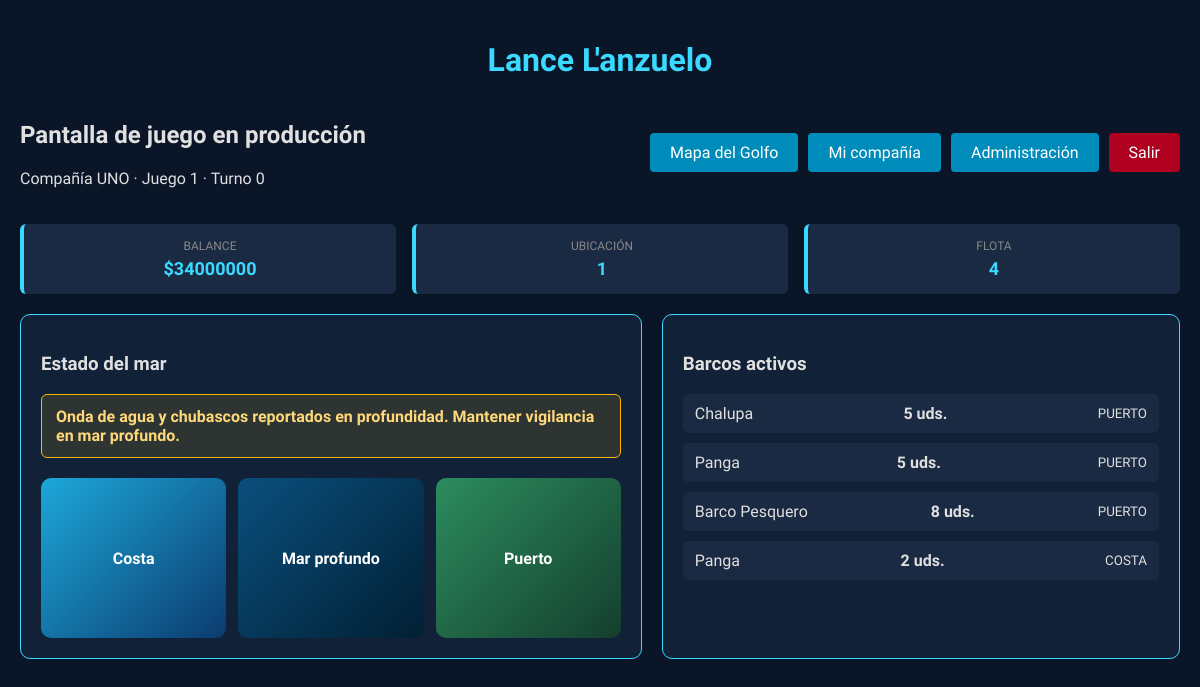
Page /produccion/ (signed in) on the committed database.
### game/models.py (models this page shows)
class Compania(models.Model):
    nombre = models.CharField(max_length=15)
    password = models.CharField(max_length=15)
    juego = models.ForeignKey(Juego, on_delete=models.CASCADE)
    ubicacion_terrestre = models.IntegerField()  # 1=Necocli/Azul, 2=Turbo/Verde, 3=BocasAtrato/Rojo, 4=Acandí/Amarillo
    estado_resultados = models.BigIntegerField(default=500000000)  # balance acumulado
    costo_ultimo_turno = models.BigIntegerField(default=0)
    class Meta:
        unique_together = ('nombre', 'juego')

class Juego(models.Model):
    descripcion = models.CharField(max_length=500, blank=True)
    duracion_turnos = models.IntegerField()  # en minutos
    fecha_inicio = models.DateTimeField(auto_now_add=True)
    finalizado = models.BooleanField(default=False)
    max_turnos = models.IntegerField(default=11)

class TipoBarco(models.Model):
    nombre = models.CharField(max_length=20)
    precio = models.BigIntegerField()
    capacidad = models.IntegerField()

class Ubicacion(models.Model):
    nombre = models.CharField(max_length=45)  # PUERTO, COSTA, MAR PROFUNDO

### game/views.py (the view)
# urls.py: path('produccion/', views.juego_produccion, name='juego_produccion'),
def juego_produccion(request):
    if 'compania_id' not in request.session:
        return redirect('login')
    compania = Compania.objects.get(id=request.session['compania_id'])
    turno_actual = Turno.objects.filter(juego=compania.juego).order_by('-turno_id').first()
    barcos = BarcosXCompania.objects.filter(compania=compania).select_related('tipo_barco', 'ubicacion')
    resumen = []
    for barco in barcos:
        resumen.append({
            'tipo': barco.tipo_barco.nombre,
            'cantidad': barco.cantidad,
            'ubicacion': barco.ubicacion.nombre,
            'capacidad': barco.tipo_barco.capacidad,
        })
    contexto = {
        'compania': compania,
        'turno_actual': turno_actual.turno_id if turno_actual else 0,
        'barcos': resumen,
        'balance': compania.estado_resultados,
    }
    return render(request, 'juego_produccion.html', contexto)

### templates/juego_produccion.html
{% extends "base.html" %}
{% block content %}
<div class="production-container">
    <div class="topbar-production">
        <div>
            <h2>Pantalla de juego en producción</h2>
            <p>Compañía {{ compania.nombre }} · Juego {{ compania.juego.id }} · Turno {{ turno_actual }}</p>
        </div>
        <div class="topbar-actions">
            <a href="{% url 'golfo' %}" class="button">Mapa del Golfo</a>
            <a href="{% url 'compania' %}" class="button">Mi compañía</a>
            <a href="{% url 'admin_panel' %}" class="button">Administración</a>
            <a href="{% url 'logout' %}" class="button danger">Salir</a>
        </div>
    </div>
    <div class="summary-grid">
        <div class="info-box">
            <div class="label">Balance</div>
            <div class="value">${{ balance }}</div>
        </div>
        <div class="info-box">
            <div class="label">Ubicación</div>
            <div class="value">{{ compania.ubicacion_terrestre }}</div>
        </div>
        <div class="info-box">
            <div class="label">Flota</div>
            <div class="value">{{ barcos|length }}</div>
        </div>
    </div>
    <div class="production-grid">
        <section class="panel">
            <h3>Estado del mar</h3>
            <div class="alert warning">
                Onda de agua y chubascos reportados en profundidad. Mantener vigilancia en mar profundo.
            </div>
            <div class="sea-map">
                <div class="zone coast">Costa</div>
                <div class="zone deep">Mar profundo</div>
                <div class="zone port">Puerto</div>
            </div>
        </section>
        <section class="panel">
            <h3>Barcos activos</h3>
            {% for barco in barcos %}
            <div class="fleet-row">
                <span>{{ barco.tipo }}</span>
                <strong>{{ barco.cantidad }} uds.</strong>
                <small>{{ barco.ubicacion }}</small>
            </div>
            {% empty %}
            <p>No hay barcos registrados.</p>
            {% endfor %}
        </section>
    </div>
</div>
{% endblock %}

### static/css/style.css (style rules this page uses)
body { font-family: 'Exo 2', sans-serif; background-color: #0a1628; color: #e0e0e0; margin: 0; padding: 20px; }
.button { display: inline-block; background: #008CBA; color: white; padding: 10px 20px; text-decoration: none; border-radius: 4px; cursor: pointer; border: none; }
.production-container { max-width: 1200px; margin: 0 auto; }
.topbar-production { display: flex; justify-content: space-between; align-items: center; gap: 20px; margin-bottom: 20px; flex-wrap: wrap; }
.topbar-actions { display: flex; flex-wrap: wrap; gap: 10px; }
.button.danger { background: #b00020; }
.summary-grid { display: grid; grid-template-columns: repeat(auto-fit, minmax(180px, 1fr)); gap: 16px; margin: 20px 0; }
.production-grid { display: grid; grid-template-columns: 1.2fr 1fr; gap: 20px; margin-top: 20px; }
.panel { background: #112238; border: 1px solid #3bd9ff; border-radius: 10px; padding: 20px; }
.alert { padding: 12px 14px; border-radius: 6px; margin: 10px 0 20px; font-weight: 600; }
.alert.warning { background: rgba(255, 180, 0, 0.12); border: 1px solid #ffb400; color: #ffd87a; }
.sea-map { display: grid; grid-template-columns: repeat(3, minmax(120px, 1fr)); gap: 12px; min-height: 160px; }
.zone { display: flex; align-items: center; justify-content: center; border-radius: 10px; font-weight: bold; color: white; min-height: 140px; }
.zone.coast { background: linear-gradient(135deg, #1ca7d9, #0b3b6f); }
.zone.deep { background: linear-gradient(135deg, #0a4f7d, #011f33); }
.zone.port { background: linear-gradient(135deg, #2c8c5f, #143f2d); }
.fleet-row { display: flex; justify-content: space-between; align-items: center; gap: 10px; padding: 10px 12px; background: #1a2a42; border-radius: 6px; margin-bottom: 10px; }
.info-box { background: #1a2a42; padding: 15px 20px; border-radius: 6px; border-left: 4px solid #3bd9ff; min-width: 200px; text-align: center; }
.info-box .label { font-size: 12px; color: #888; text-transform: uppercase; }
.info-box .value { font-size: 18px; color: #3bd9ff; font-weight: bold; margin-top: 5px; }

### rows in the picture
Compania: nombre "UNO", juego.id "1", ubicacion_terrestre "1"
TipoBarco: tipo "Chalupa"
Ubicacion: ubicacion "PUERTO" "PUERTO" "PUERTO"
TipoBarco: tipo "Panga" "Panga"
TipoBarco: tipo "Barco Pesquero"
Ubicacion: ubicacion "COSTA"

### other values in the picture
{{ turno_actual }} "0"
{{ balance }} "34000000"
{{ barcos|length }} "4"
{{ barco.cantidad }} "5" "5" "8" "2"
